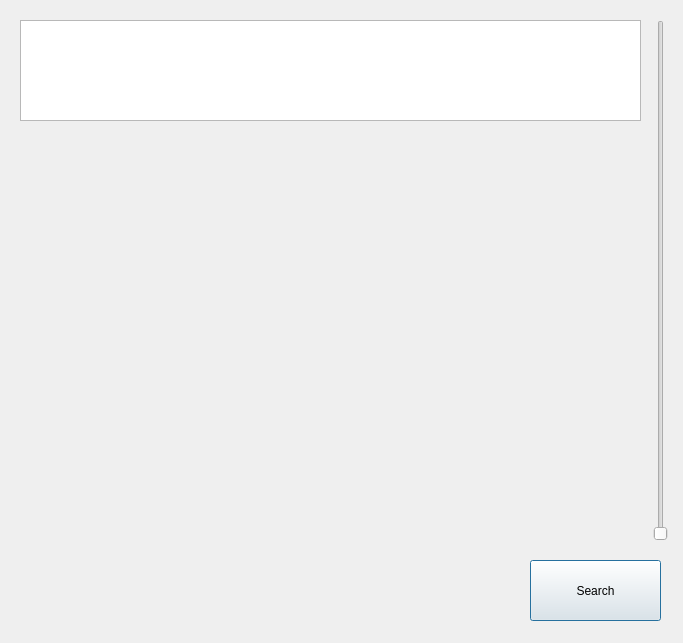
<?xml version="1.0" encoding="UTF-8"?>
<ui version="4.0">
 <class>ImpactedPlaceList</class>
 <widget class="QDialog" name="ImpactedPlaceList">
  <property name="geometry">
   <rect>
    <x>0</x>
    <y>0</y>
    <width>683</width>
    <height>643</height>
   </rect>
  </property>
  <property name="windowTitle">
   <string>Impacted Place List</string>
  </property>
  <widget class="QSlider" name="ImpactedPlaceListScroll">
   <property name="geometry">
    <rect>
     <x>650</x>
     <y>20</y>
     <width>22</width>
     <height>521</height>
    </rect>
   </property>
   <property name="orientation">
    <enum>Qt::Vertical</enum>
   </property>
  </widget>
  <widget class="QTextBrowser" name="textBrowser">
   <property name="geometry">
    <rect>
     <x>20</x>
     <y>20</y>
     <width>621</width>
     <height>101</height>
    </rect>
   </property>
  </widget>
  <widget class="QPushButton" name="SearchButton">
   <property name="geometry">
    <rect>
     <x>530</x>
     <y>560</y>
     <width>131</width>
     <height>61</height>
    </rect>
   </property>
   <property name="text">
    <string>Search</string>
   </property>
  </widget>
 </widget>
 <resources/>
 <connections/>
</ui>
